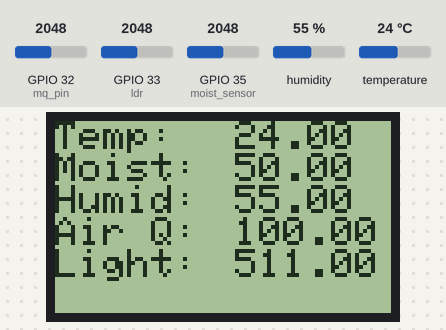
The sketch below on a simulated ESP32. On the bench: 84×48 one-colour display. Inputs (shaded band) come from the test bench; at power-on: humidity 55 %, GPIO 32 (mq_pin) = 2048, GPIO 33 (ldr) = 2048, GPIO 35 (moist_sensor) = 2048, temperature 24 °C. What the sketch prints to the serial monitor is not drawn.

Above: at 6.2 s.
6.3 s: humidity set to 22 %
At 9.4 s:
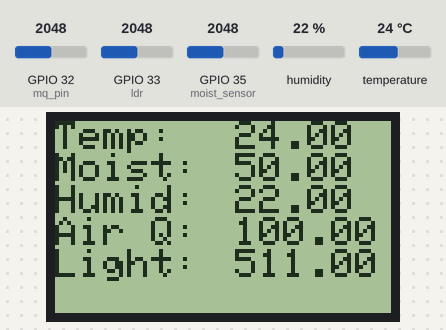
10.3 s: GPIO 32 (mq_pin) set to 2866
At 12.2 s:
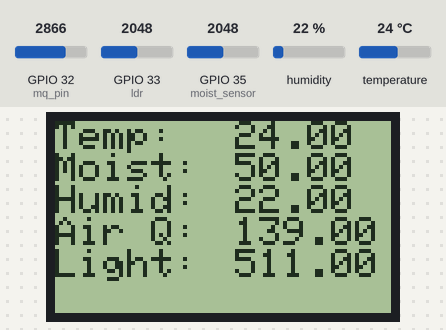
14.3 s: GPIO 33 (ldr) set to 2866
At 15.1 s:
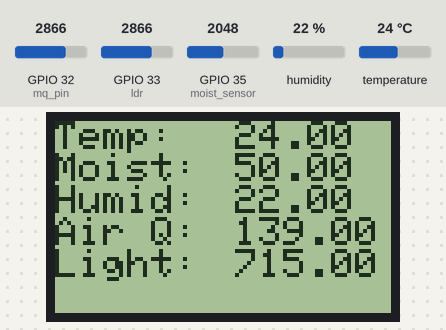
18.3 s: GPIO 35 (moist_sensor) set to 2866
At 21.9 s:
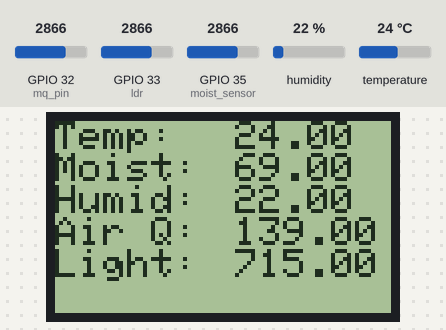
22.3 s: temperature set to 12 °C
At 24.7 s:
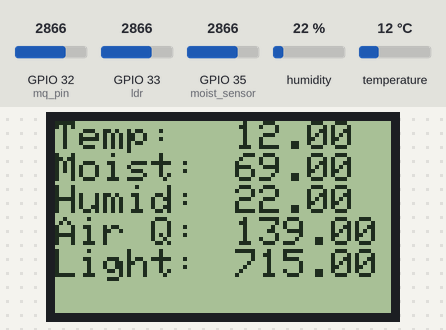
26.3 s: GPIO 32 (mq_pin) set to 3972
At 27.5 s:
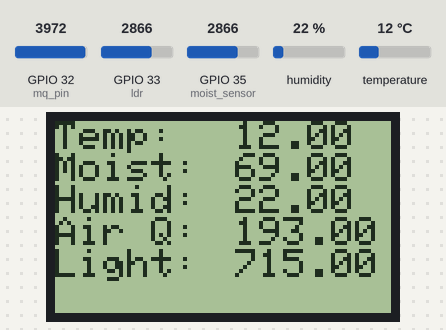
Timing chart, 0 to 29.3 s (numbered marks = the images above; inputs shaded):
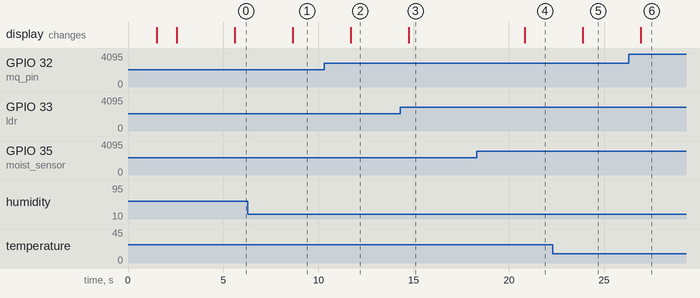

Measured:
- after the input at 6.3 s, the display: changes after 2.4 s (image 1)
- after the input at 10.3 s, the display: changes after 1.4 s (image 2)
- after the input at 14.3 s, the display: changes after 0.45 s (image 3)
- after the input at 18.3 s, the display: changes after 2.5 s (image 4)
- after the input at 22.3 s, the display: changes after 1.6 s (image 5)
- after the input at 26.3 s, the display: changes after 0.64 s (image 6)

The sketch:

main.ino
```cpp
#include <SPI.h>
#include <Adafruit_GFX.h>
#include <Adafruit_PCD8544.h>

#define CAYENNE_DEBUG
#define CAYENNE_PRINT Serial

#include <CayenneMQTTESP32.h>
#include "DHT.h"

#define DHTTYPE DHT11

/* Declare LCD object for SPI
 Adafruit_PCD8544(CLK,DIN,D/C,CE,RST); */
Adafruit_PCD8544 display = Adafruit_PCD8544(18, 23, 4, 15, 2);
int contrastValue = 60; // Default Contrast Value
const int adcPin = 34;
int adcValue = 0;

char ssid[] = "SSID_NAME";
char wifiPassword[] = "PASSWORDD";

char username[] = "Cayenne Username";
char password[] = "Cayenne Password";
char clientID[] = "Cayenne Dashboard Client ID";

float ldr_val = 0.0;
float moisture = 0.0;
float humid = 0.0;
float temp = 0.0;
float mq_value = 0.0;

const int ldr = 33;
const int moist_sensor = 35;
const int moist_power = 25;
const int dht_pin = 27;
const int mq_pin = 32;

DHT dht(dht_pin, DHTTYPE);

void setup()
{
  Cayenne.begin(username, password, clientID, ssid, wifiPassword);

  pinMode(ldr, INPUT);
  pinMode(moist_sensor, INPUT);
  pinMode(moist_power, OUTPUT);
  pinMode(dht_pin, INPUT);
  pinMode(mq_pin, INPUT);
  Serial.begin(115200);
  dht.begin();


  /* Initialize the Display*/
  display.begin();

  /* Change the contrast using the following API*/
  display.setContrast(contrastValue);

  /* Clear the buffer */
  display.clearDisplay();
  display.display();
  delay(1000);

  /* Now let us display some text */
  display.setTextColor( BLACK);
  display.setCursor(0,0);
  display.setTextSize(1);
  display.println("Temp: ");
  display.setCursor(0,8);
  display.println("Moist: ");
  display.setCursor(0,16);
  display.println("Humid: ");
  display.setCursor(0,24);
  display.println("Air Q: ");
  display.setCursor(0,32);
  display.println("Light: ");
  display.display();
  delay(2000);
}

void loop()
{
  /* You can implement your own display logic here*/
  Cayenne.loop();

  ldr_val = analogRead(ldr);
  ldr_val = map(ldr_val, 0, 4095, 0, 1023);
  Serial.println("Light Intensity: ");
  Serial.println(ldr_val);
  Cayenne.virtualWrite(1,ldr_val,"analog_sensor","null");

  digitalWrite(moist_power, HIGH);
  delay(10);
  moisture = analogRead(moist_sensor);
  digitalWrite(moist_power, LOW);
  moisture = map(moisture, 0, 4095, 0, 100);
  Serial.println("Soil Moisture: ");
  Serial.println(moisture);
  Cayenne.virtualWrite(2, moisture, "analog_sensor", "null");

  humid = dht.readHumidity();
  Serial.println("Humidity: ");
  Serial.println(humid);
  Cayenne.virtualWrite(3, humid, "analog_sensor", "null");

  temp = dht.readTemperature();
  Serial.println("Temperature: ");
  Serial.println(temp);
  Cayenne.virtualWrite(4, temp, "analog_sensor", "null");

  mq_value = analogRead(mq_pin);
  mq_value = map(mq_value, 0, 4095, 0, 200);
  Serial.println("Air Quality: ");
  Serial.println(mq_value);
  Cayenne.virtualWrite(5, mq_value, "analog_sensor", "null");

  display.clearDisplay();

  display.setTextColor( BLACK);
  display.setCursor(0,0);
  display.setTextSize(1);
  display.println("Temp: ");
  display.setCursor(45,0);
  display.println(temp);

  display.setCursor(0,8);
  display.println("Moist: ");
  display.setCursor(45,8);
  display.println(moisture);

  display.setCursor(0,16);
  display.println("Humid: ");
  display.setCursor(45,16);
  display.println(humid);

  display.setCursor(0,24);
  display.println("Air Q: ");
  display.setCursor(45,24);
  display.println(mq_value);

  display.setCursor(0,32);
  display.println("Light: ");
  display.setCursor(45,32);
  display.println(ldr_val);

  display.display();
  delay(2000);
}
```
